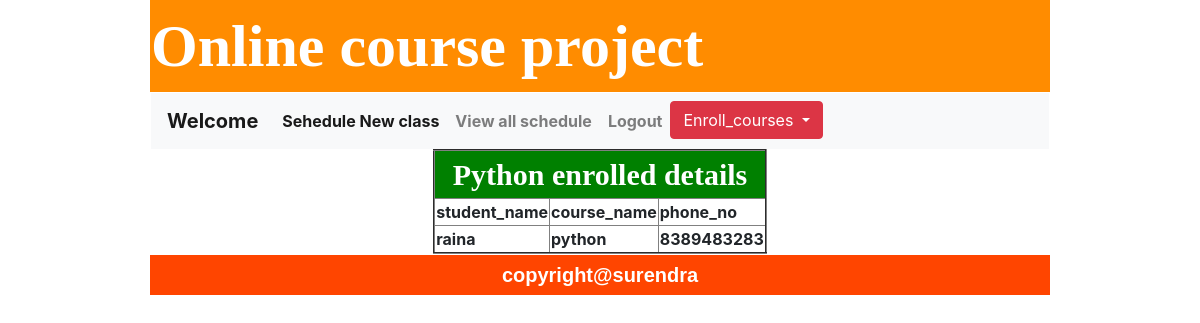
The page /course_view/?cname=python on the database its author committed.
### app/models.py (models this page shows)
class Enroll_data(models.Model):
    sname=models.CharField(max_length=64)
    cname=models.CharField(max_length=50)
    phno=models.IntegerField()

### app/views.py (the view)
# urls.py: path('course_view/',views.course_view,name='course_view'),
def course_view(request):
    cn=request.GET.get('cname')
    res = Enroll_data.objects.filter(cname=cn)
    if res:
        return render(request,'python.html',{'qs':res})
    else:
        return render(request,'python.html',{'error':'no one enrolled this course'})

### templates/python.html (shortened to what this page needs)
{% extends 'common.html' %}
{% block pwn %}
    {% include 'admin_page.html' %}
    {% if qs %}
    <table align="center" border="2">
    <tr>
            <th colspan="3" style="width: 300px;text-align: center;font-family: 'Agency FB';background-color: green;color: white;font-size: 30px">
                Python enrolled details
            </th>
        </tr>
    <tr>
        <th>
            student_name
        </th>
        <th>
            course_name
        </th>
        <th>
            phone_no
        </th>
    </tr>
    {% for x in qs %}
        <tr>
        <th>{{ x.sname }}</th><th>{{ x.cname }}</th><th>{{ x.phno }}</th>
        </tr>
    {% endfor %}
    </table>
    {% endif %}
{% endblock %}

### rows shown on the page
Enroll_data: sname "raina", cname "python", phno "8389483283"
